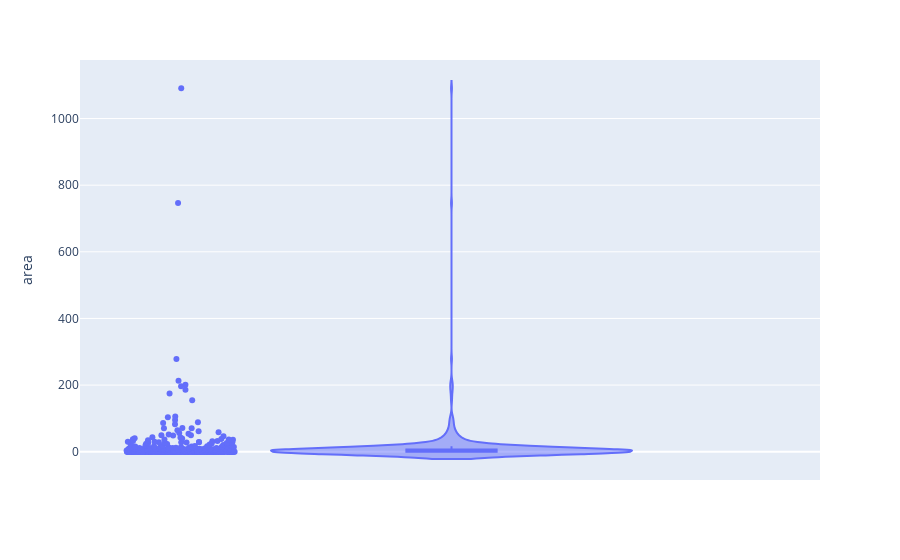

The cell this chart's notebook holds for it:
### Markdown cell above
## Violin Plot of Area:

### Code cell
import plotly.express as px

# df = px.data.tips()
fig = px.violin(df, y="area", box=True, # draw box plot inside the violin
                points='all', # can be 'outliers', or False
               )
fig.show()

### Figure 1 — Plotly figure (JSON) as saved in the notebook; plotly's stock layout.template omitted (floating-point values rounded to 4 significant figures; data arrays with more than 128 entries replaced by an {"elided": "..."} marker saying what was removed)
{"data": [{"alignmentgroup": "True", "box": {"visible": true}, "hovertemplate": "area=%{y}<extra></extra>", "legendgroup": "", "marker": {"color": "#636efa"}, "name": "", "offsetgroup": "", "orientation": "v", "points": "all", "scalegroup": "True", "showlegend": false, "type": "violin", "x0": " ", "xaxis": "x", "y": {"elided": "517 float values"}, "y0": " ", "yaxis": "y"}], "layout": {"legend": {"tracegroupgap": 0}, "margin": {"t": 60}, "violinmode": "group", "xaxis": {"anchor": "y", "domain": [0, 1]}, "yaxis": {"anchor": "x", "domain": [0, 1], "title": {"text": "area"}}}}
